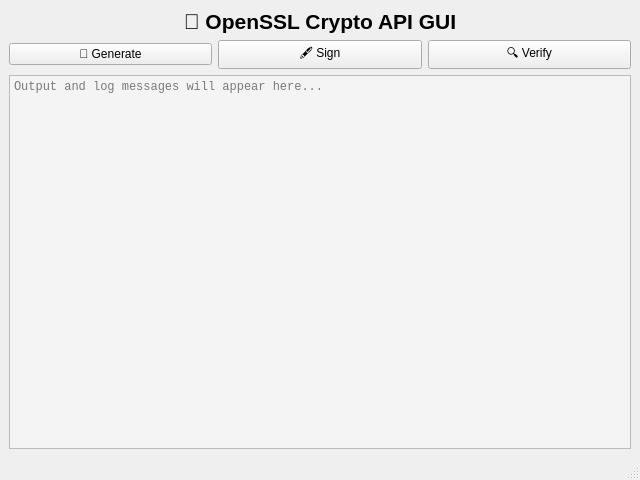
<?xml version="1.0" encoding="UTF-8"?>
<ui version="4.0">
 <class>MainWindow</class>
 <widget class="QMainWindow" name="MainWindow">
  <property name="geometry">
   <rect>
    <x>0</x><y>0</y><width>640</width><height>480</height>
   </rect>
  </property>
  <property name="windowTitle">
   <string>OpenSSL GUI Crypto Platform</string>
  </property>
  <widget class="QWidget" name="centralwidget">
   <layout class="QVBoxLayout" name="verticalLayout">
    <item>
     <widget class="QLabel" name="lblTitle">
      <property name="text">
       <string>🧩 OpenSSL Crypto API GUI</string>
      </property>
      <property name="alignment">
       <set>Qt::AlignCenter</set>
      </property>
      <property name="styleSheet">
       <string notr="true">font-weight: bold; font-size: 16pt;</string>
      </property>
     </widget>
    </item>
    <item>
     <layout class="QHBoxLayout" name="buttonLayout">
      <item><widget class="QPushButton" name="btnGenerate"><property name="text"><string>🔑 Generate</string></property></widget></item>
      <item><widget class="QPushButton" name="btnSign"><property name="text"><string>🖋 Sign</string></property></widget></item>
      <item><widget class="QPushButton" name="btnVerify"><property name="text"><string>🔍 Verify</string></property></widget></item>
     </layout>
    </item>
    <item>
     <widget class="QPlainTextEdit" name="txtOutput">
      <property name="readOnly"><bool>true</bool></property>
      <property name="placeholderText">
       <string>Output and log messages will appear here...</string>
      </property>
      <property name="styleSheet">
       <string notr="true">font-family: monospace; background-color: #f4f4f4;</string>
      </property>
     </widget>
    </item>
   </layout>
  </widget>
  <widget class="QMenuBar" name="menubar"/>
  <widget class="QStatusBar" name="statusbar"/>
 </widget>
 <resources/>
 <connections/>
</ui>
